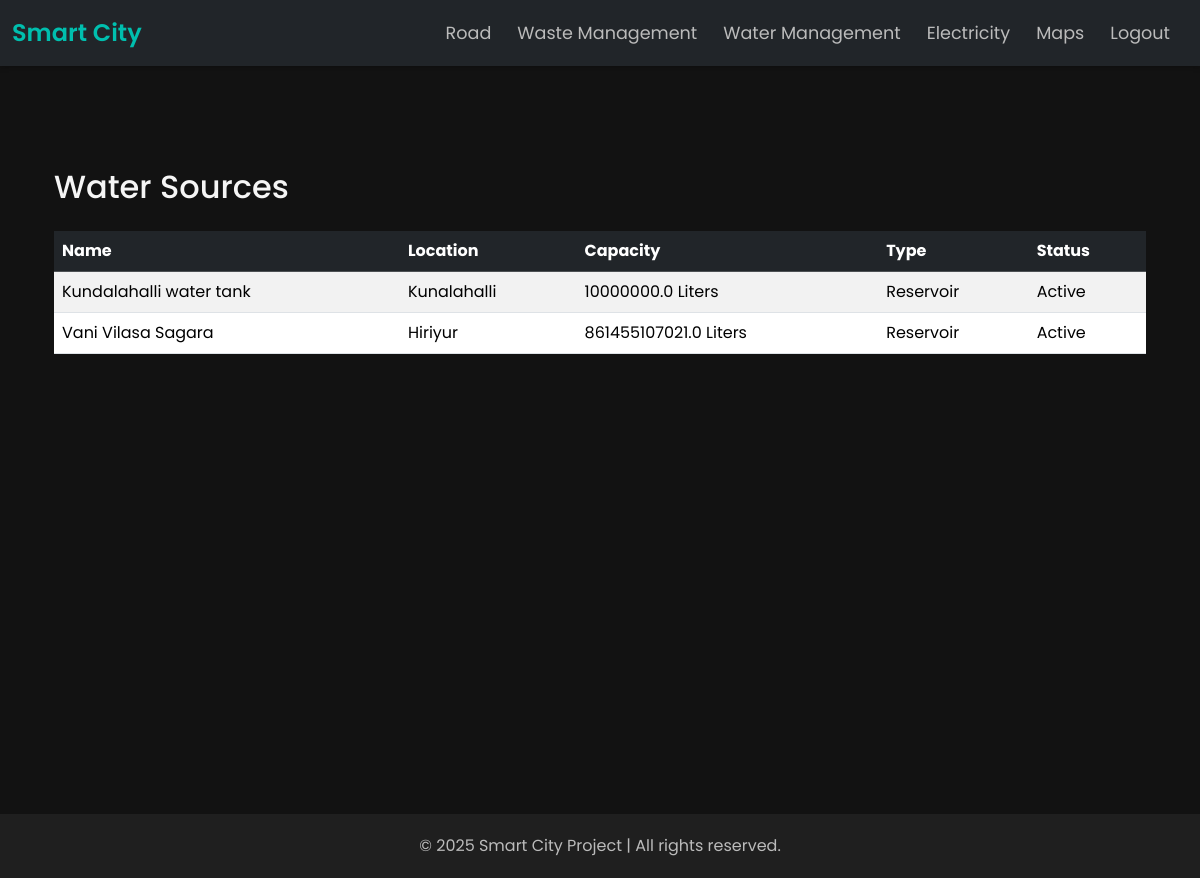
Screenshot of /water_management/water_sources/ with the database file from the repository.
### water_management/models.py (models this page shows, shortened)
class WaterSource(models.Model):
    SOURCE_TYPE_CHOICES = [
        ('River', 'River'),
        ('Reservoir', 'Reservoir'),
        ('Borewell', 'Borewell'),
        ('Lake', 'Lake'),
    ]
    name = models.CharField(max_length=255)
    location = models.CharField(max_length=255)
    capacity = models.FloatField(help_text="Maximum capacity in liters")
    type = models.CharField(max_length=20, choices=SOURCE_TYPE_CHOICES)
    status = models.CharField(max_length=20, default='Active', choices=[('Active', 'Active'), ('Under Maintenance', 'Under Maintenance')])
    date_added = models.DateTimeField(auto_now_add=True)

### water_management/views.py (the view)
# urls.py: path('water_sources/', views.water_source_list, name='water_source_list'),
def water_source_list(request):
    water_sources = WaterSource.objects.all()
    return render(request, 'water_management/water_source_list.html', {'water_sources': water_sources})

### water_management/templates/water_management/water_source_list.html (shortened to what this page needs)
{% extends 'base_generic.html' %}
{% block content %}
  <div class="container py-5">
    <h2 class="mb-4">Water Sources</h2>
    <table class="table table-striped">
      <thead class="table-dark">
        <tr>
          <th>Name</th>
          <th>Location</th>
          <th>Capacity</th>
          <th>Type</th>
          <th>Status</th>
        </tr>
      </thead>
      <tbody>
        {% for source in water_sources %}
          <tr>
            <td>{{ source.name }}</td>
            <td>{{ source.location }}</td>
            <td>{{ source.capacity }} Liters</td>
            <td>{{ source.get_type_display }}</td>
            <td>{{ source.get_status_display }}</td>
          </tr>
        {% endfor %}
      </tbody>
    </table>
  </div>
{% endblock %}

### templates/base_generic.html (style rules this page uses)
body { background-color: #121212; font-family: 'Poppins', sans-serif; color: #f5f5f5; margin: 0; }
.container { min-height: 80vh; padding-top: 30px; padding-bottom: 30px; }
.navbar, .container, .footer { animation: fadeIn 0.8s ease-out; }

### rows the page displays
WaterSource: name "Kundalahalli water tank", location "Kunalahalli", capacity "10000000.0", type "Reservoir", status "Active"
WaterSource: name "Vani Vilasa Sagara", location "Hiriyur", capacity "861455107021.0", type "Reservoir", status "Active"
